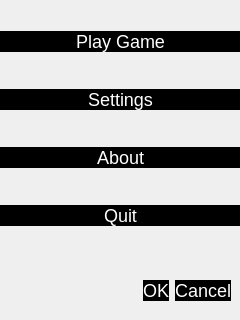
<?xml version="1.0" encoding="UTF-8"?>
<ui version="4.0">
 <class>mainMenuDialog</class>
 <widget class="QDialog" name="mainMenuDialog">
  <property name="geometry">
   <rect>
    <x>0</x>
    <y>0</y>
    <width>240</width>
    <height>320</height>
   </rect>
  </property>
  <property name="windowTitle">
   <string>Dialog</string>
  </property>
  <property name="styleSheet">
   <string notr="true">QFrame { background: transparent; border: none; } 

QPushButton, QCheckbox {
   border: none; 
	color: white; 
	background-color: black; 
	font: bold large &quot;Rockwell Extra Bold&quot;; 
	font-size: 18px; 
}

QPushButton:pressed {
		color: gold; 
}
QPushButton:hover {
		color: gold; 
}
QDialog {
	color: white; 
	background-color: &quot;#677B09&quot;; 
	font: bold large &quot;Rockwell Extra Bold&quot;; 
	font-size: 18px; 
}

QSpinBox, QLabel {
	color: white; 
	background-color: black; 
	font: bold large &quot;Rockwell Extra Bold&quot;; 
	font-size: 18px; 
}</string>
  </property>
  <widget class="QDialogButtonBox" name="buttonBox">
   <property name="geometry">
    <rect>
     <x>10</x>
     <y>270</y>
     <width>221</width>
     <height>41</height>
    </rect>
   </property>
   <property name="orientation">
    <enum>Qt::Horizontal</enum>
   </property>
   <property name="standardButtons">
    <set>QDialogButtonBox::Cancel|QDialogButtonBox::Ok</set>
   </property>
  </widget>
  <widget class="QWidget" name="verticalLayoutWidget">
   <property name="geometry">
    <rect>
     <x>0</x>
     <y>0</y>
     <width>241</width>
     <height>261</height>
    </rect>
   </property>
   <layout class="QVBoxLayout" name="verticalLayout">
    <item>
     <widget class="QPushButton" name="m_newGameBtn">
      <property name="text">
       <string>Play Game</string>
      </property>
     </widget>
    </item>
    <item>
     <widget class="QPushButton" name="m_settingsBtn">
      <property name="text">
       <string>Settings</string>
      </property>
     </widget>
    </item>
    <item>
     <widget class="QPushButton" name="m_aboutBtn">
      <property name="text">
       <string>About</string>
      </property>
     </widget>
    </item>
    <item>
     <widget class="QPushButton" name="m_quitBtn">
      <property name="text">
       <string>Quit</string>
      </property>
     </widget>
    </item>
   </layout>
  </widget>
 </widget>
 <resources/>
 <connections>
  <connection>
   <sender>buttonBox</sender>
   <signal>accepted()</signal>
   <receiver>mainMenuDialog</receiver>
   <slot>accept()</slot>
   <hints>
    <hint type="sourcelabel">
     <x>248</x>
     <y>254</y>
    </hint>
    <hint type="destinationlabel">
     <x>157</x>
     <y>274</y>
    </hint>
   </hints>
  </connection>
  <connection>
   <sender>buttonBox</sender>
   <signal>rejected()</signal>
   <receiver>mainMenuDialog</receiver>
   <slot>reject()</slot>
   <hints>
    <hint type="sourcelabel">
     <x>316</x>
     <y>260</y>
    </hint>
    <hint type="destinationlabel">
     <x>286</x>
     <y>274</y>
    </hint>
   </hints>
  </connection>
 </connections>
</ui>
